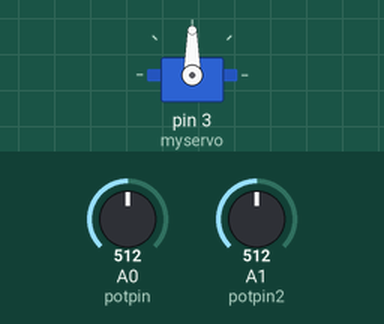
This sketch was run on a simulated Arduino Uno, built with avr-gcc and run on an emulated ATmega328P. On the bench: servo. Inputs (shaded band) come from the test bench; at power-on: A0 (potpin) = 512, A1 (potpin2) = 512.

Above: at 1.2 s.
1.3 s: A0 (potpin) set to 716
At 2.0 s:
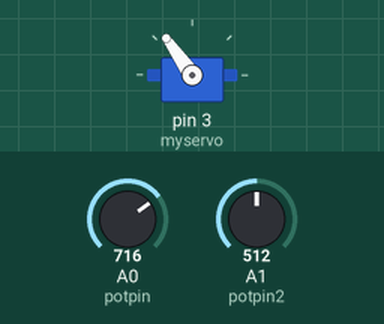
2.8 s: A0 (potpin) set to 900
At 3.7 s:
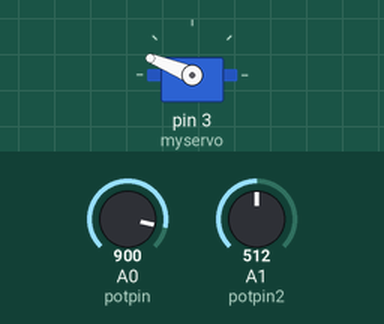
4.3 s: A0 (potpin) set to 1023
At 4.9 s:
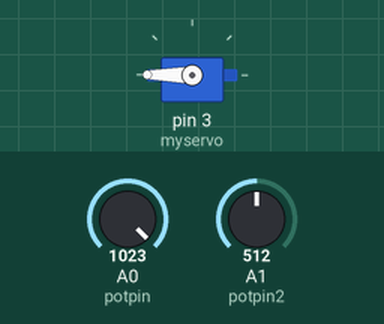
5.8 s: A0 (potpin) set to 306
At 6.1 s:
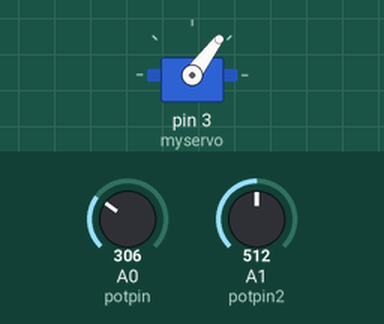
7.3 s: A0 (potpin) set to 122
At 8.4 s:
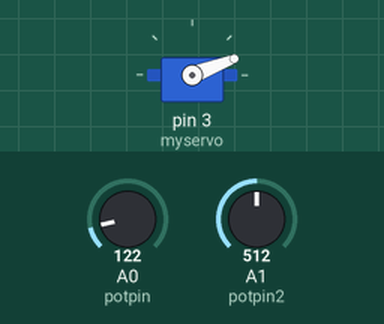
Timing chart, 0 to 9.8 s (numbered marks = the images above; inputs shaded):
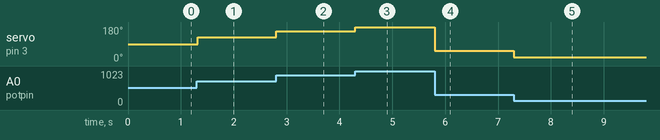

Measured:
- after the input at 1.3 s, servo on pin 3 (myservo): 90° → 125° at once
- after the input at 2.8 s, servo on pin 3 (myservo): 125° → 158° at once
- after the input at 4.3 s, servo on pin 3 (myservo): 158° → 180° at once
- after the input at 5.8 s, servo on pin 3 (myservo): 180° → 53° at once
- after the input at 7.3 s, servo on pin 3 (myservo): 53° → 21° at once

The sketch:

lastLesson.ino
```cpp
/*
 Controlling a servo position using a potentiometer (variable resistor)
 by Michal Rinott <http://people.interaction-ivrea.it/m.rinott>

 modified on 8 Nov 2013
 by Scott Fitzgerald
 http://www.arduino.cc/en/Tutorial/Knob
*/

#include <Servo.h>

Servo myservo;  // create servo object to control a servo
Servo myservo2;

int potpin = A0;  // analog pin used to connect the potentiometer
int potpin2 = A1;
int val;    // variable to read the value from the analog pin
int val2;

void setup() {
  myservo.attach(9);  // attaches the servo on pin 9 to the servo object
  myservo.attach(3);
}

void loop() {
  val = analogRead(potpin);            // reads the value of the potentiometer (value between 0 and 1023)
  val2 = analogRead(potpin2);            // reads the value of the potentiometer (value between 0 and 1023)

  val = map(val, 0, 1023, 0, 180);     // scale it to use it with the servo (value between 0 and 180)
  val2 = map(val, 0, 1023, 0, 180);
  myservo.write(val);                  // sets the servo position according to the scaled value
  myservo2.write(val2);
  delay(15);                           // waits for the servo to get there
}
```
